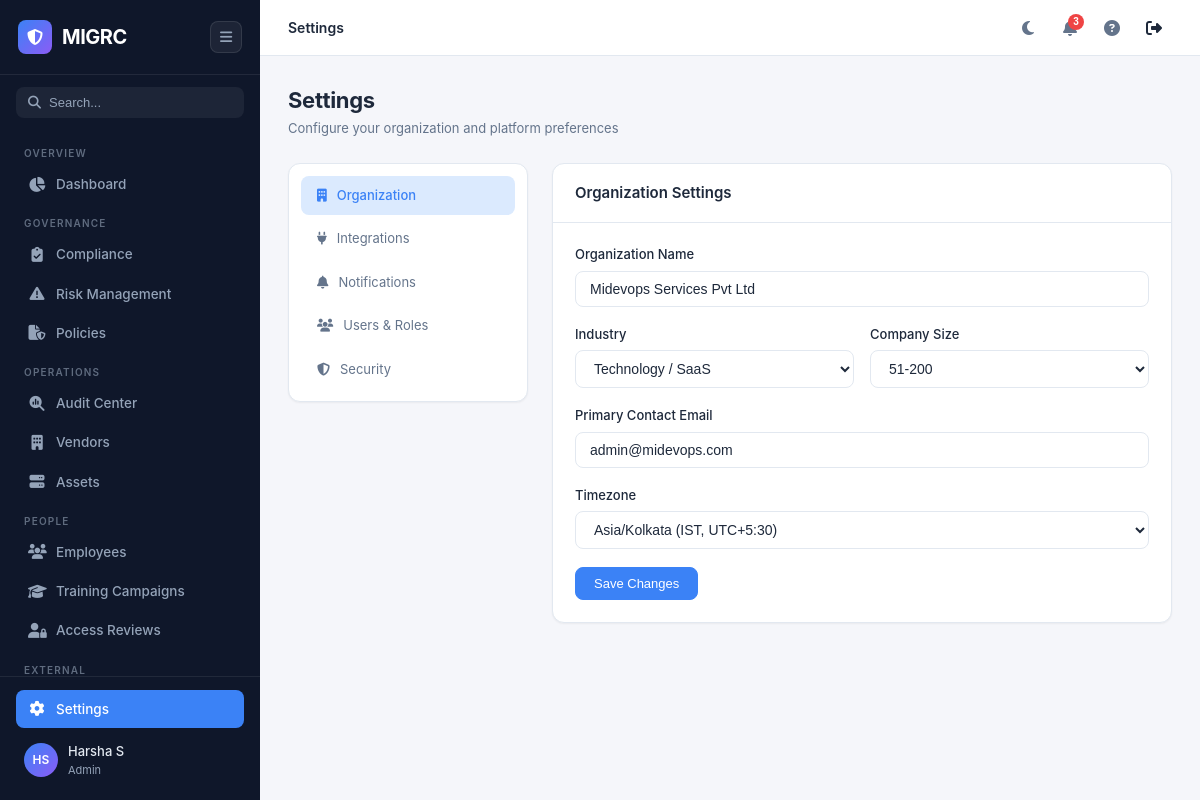
The app's page /settings (signed in) with its own data.
### app/models.py (models this page shows, shortened)
class User(UserMixin, db.Model):
    __tablename__ = 'users'
    id = db.Column(db.Integer, primary_key=True)
    email = db.Column(db.String(120), unique=True, nullable=False, index=True)
    password_hash = db.Column(db.String(256), nullable=False)
    name = db.Column(db.String(100), nullable=False)
    role = db.Column(db.String(30), nullable=False, default='Viewer')
    is_active_user = db.Column(db.Boolean, default=True)
    created_at = db.Column(db.DateTime, default=datetime.utcnow)
    last_login = db.Column(db.DateTime)
    @property
    def is_active(self):
        return self.is_active_user

### app/routes/main.py (the view)
@main_bp.route('/settings')
@login_required
def settings():
    users = User.query.all()
    return render_template('settings.html', page='settings', users=users)

### templates/settings.html (shortened to what this page needs)
{% extends "base.html" %}
{% block breadcrumb %}<span>Settings</span>{% endblock %}
{% block content %}
<div class="page-header">
    <div>
        <h1>Settings</h1>
        <p>Configure your organization and platform preferences</p>
    </div>
</div>
<div class="settings-grid">
    <div class="card" style="height:fit-content;">
        <div class="card-body" style="padding:12px;">
            <div class="settings-nav">
                <div class="settings-nav-item active" onclick="switchSettings(this, 'general')">
                    <i class="fas fa-building"></i> Organization
                </div>
                <div class="settings-nav-item" onclick="switchSettings(this, 'integrations')">
                    <i class="fas fa-plug"></i> Integrations
                </div>
                <div class="settings-nav-item" onclick="switchSettings(this, 'notifications')">
                    <i class="fas fa-bell"></i> Notifications
                </div>
                <div class="settings-nav-item" onclick="switchSettings(this, 'users')">
                    <i class="fas fa-users"></i> Users & Roles
                </div>
                <div class="settings-nav-item" onclick="switchSettings(this, 'security')">
                    <i class="fas fa-shield-halved"></i> Security
                </div>
            </div>
        </div>
    </div>
    <div>
        <div class="settings-panel" id="panel-general">
            <div class="card">
                <div class="card-header"><h3>Organization Settings</h3></div>
                <div class="card-body">
                    <div class="form-group">
                        <label>Organization Name</label>
                        <input type="text" class="form-control" value="Midevops Services Pvt Ltd">
                    </div>
                    <div style="display:grid;grid-template-columns:1fr 1fr;gap:16px;">
                        <div class="form-group">
                            <label>Industry</label>
                            <select class="form-control">
                                <option selected>Technology / SaaS</option>
                            </select>
                        </div>
                        <div class="form-group">
                            <label>Company Size</label>
                            <select class="form-control">
                                <option selected>51-200</option>
                            </select>
                        </div>
                    </div>
                    <div class="form-group">
                        <label>Primary Contact Email</label>
                        <input type="email" class="form-control" value="admin@midevops.com">
                    </div>
                    <div class="form-group">
                        <label>Timezone</label>
                        <select class="form-control">
                            <option selected>Asia/Kolkata (IST, UTC+5:30)</option>
                        </select>
                    </div>
                    <button class="btn btn-primary" onclick="showToast('Settings saved successfully','success')">Save Changes</button>
                </div>
            </div>
        </div>
    </div>
</div>
{% endblock %}

### templates/base.html (shortened to what this page needs)
<!DOCTYPE html>
<html lang="en" data-theme="light">
<head>
    <link rel="stylesheet" href="{{ url_for('static', filename='css/style.css') }}">
    <link rel="stylesheet" href="https://cdnjs.cloudflare.com/ajax/libs/font-awesome/6.5.1/css/all.min.css">
</head>
<body>
    <aside class="sidebar" id="sidebar">
        <div class="sidebar-header">
            <div class="logo">
                <div class="logo-icon"><i class="fas fa-shield-halved"></i></div>
                <span class="logo-text">MIGRC</span>
            </div>
            <button class="sidebar-toggle" id="sidebarToggle">
                <i class="fas fa-bars"></i>
            </button>
        </div>
        <div class="sidebar-search">
            <div class="search-box">
                <i class="fas fa-search"></i>
                <input type="text" placeholder="Search..." id="sidebarSearch">
            </div>
        </div>
        <nav class="sidebar-nav">
            <div class="nav-section">
                <span class="nav-section-title">Overview</span>
                <a href="/" class="nav-item {% if page == 'dashboard' %}active{% endif %}">
                    <i class="fas fa-chart-pie"></i>
                    <span>Dashboard</span>
                </a>
            </div>
            <div class="nav-section">
                <span class="nav-section-title">Governance</span>
                <a href="/compliance" class="nav-item {% if page == 'compliance' %}active{% endif %}">
                    <i class="fas fa-clipboard-check"></i>
                    <span>Compliance</span>
                </a>
                <a href="/risks" class="nav-item {% if page == 'risks' %}active{% endif %}">
                    <i class="fas fa-exclamation-triangle"></i>
                    <span>Risk Management</span>
                </a>
                <a href="/policies" class="nav-item {% if page == 'policies' %}active{% endif %}">
                    <i class="fas fa-file-shield"></i>
                    <span>Policies</span>
                </a>
            </div>
            <div class="nav-section">
                <span class="nav-section-title">Operations</span>
                <a href="/audits" class="nav-item {% if page == 'audits' %}active{% endif %}">
                    <i class="fas fa-magnifying-glass-chart"></i>
                    <span>Audit Center</span>
                </a>
                <a href="/vendors" class="nav-item {% if page == 'vendors' %}active{% endif %}">
                    <i class="fas fa-building"></i>
                    <span>Vendors</span>
                </a>
                <a href="/assets" class="nav-item {% if page == 'assets' %}active{% endif %}">
                    <i class="fas fa-server"></i>
                    <span>Assets</span>
                </a>
            </div>
            <div class="nav-section">
                <span class="nav-section-title">People</span>
                <a href="/people/employees" class="nav-item {% if page == 'employees' %}active{% endif %}">
                    <i class="fas fa-users"></i>
                    <span>Employees</span>
                </a>
                <a href="/people/training-campaigns" class="nav-item {% if page == 'training_campaigns' %}active{% endif %}">
                    <i class="fas fa-graduation-cap"></i>
                    <span>Training Campaigns</span>
                </a>
                <a href="/people/access-reviews" class="nav-item {% if page == 'access_reviews' %}active{% endif %}">
                    <i class="fas fa-user-lock"></i>
                    <span>Access Reviews</span>
                </a>
            </div>
            <div class="nav-section">
                <span class="nav-section-title">External</span>
            </div>
        </nav>
        <div class="sidebar-footer">
            <a href="/settings" class="nav-item {% if page == 'settings' %}active{% endif %}">
                <i class="fas fa-gear"></i>
                <span>Settings</span>
            </a>
            <div class="user-profile">
                <div class="avatar">{{ current_user.name.split()[0][0] }}{{ current_user.name.split()[-1][0] if ' ' in current_user.name else '' }}</div>
                <div class="user-info">
                    <span class="user-name">{{ current_user.name }}</span>
                    <span class="user-role">{{ current_user.role }}</span>
                </div>
            </div>
        </div>
    </aside>
    <main class="main-content" id="mainContent">
        <header class="topbar">
            <div class="topbar-left">
                <div class="breadcrumb">
                    {% block breadcrumb %}{% endblock %}
                </div>
            </div>
            <div class="topbar-right">
                <button class="topbar-btn" id="themeToggle" title="Toggle theme">
                    <i class="fas fa-moon"></i>
                </button>
                <button class="topbar-btn" title="Notifications">
                    <span class="notification-badge">3</span>
                </button>
                <button class="topbar-btn" title="Help">
                    <i class="fas fa-question-circle"></i>
                </button>
                <a href="/logout" class="topbar-btn" title="Logout" style="text-decoration:none;color:inherit;">
                    <i class="fas fa-right-from-bracket"></i>
                </a>
            </div>
        </header>
        <div class="page-content">
            {% block content %}{% endblock %}
        </div>
    </main>
</body>
</html>

### records on screen
User: name "H", name "S", name "Harsha S", role "Admin"
